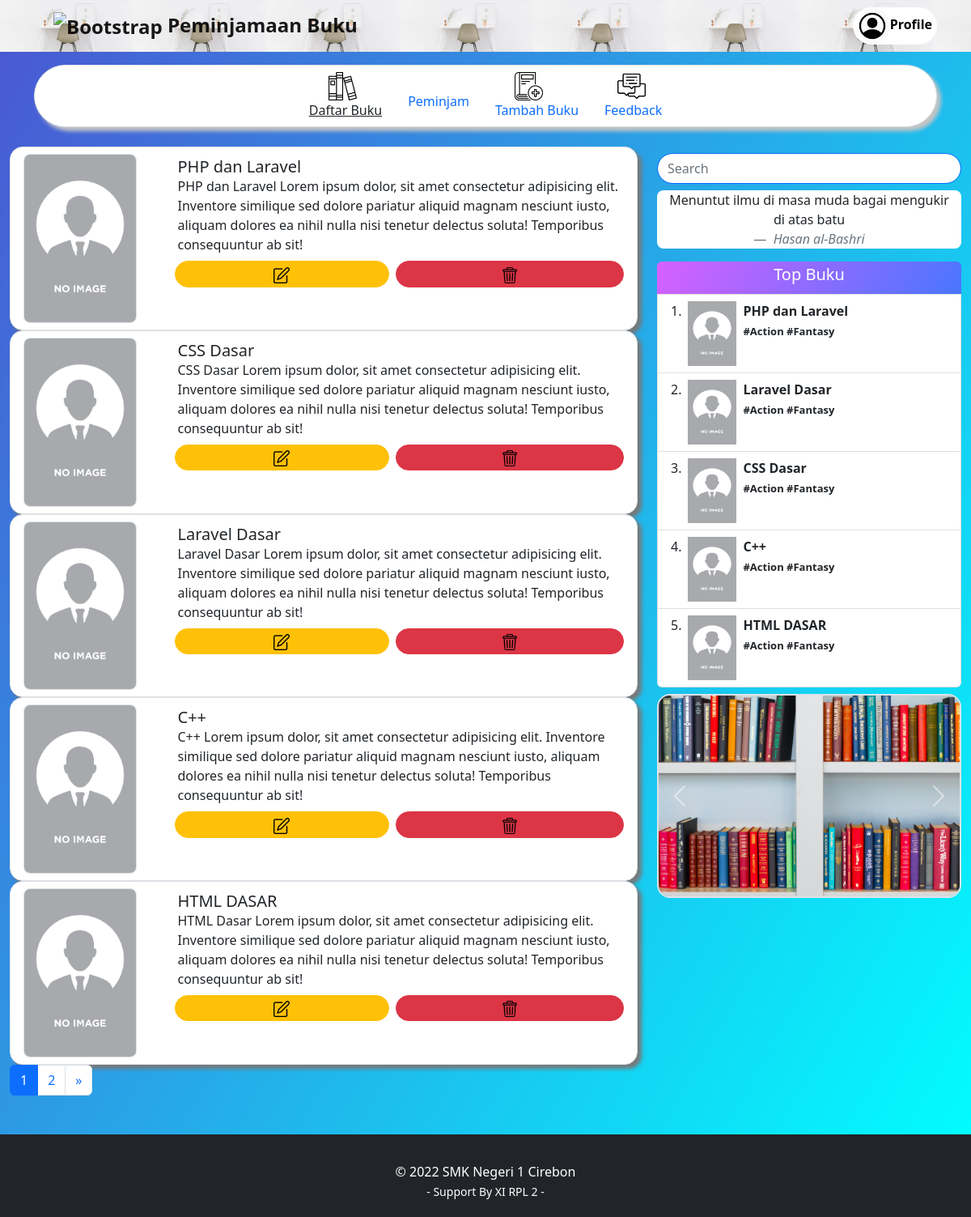
Page /revisi/admin/admin.php (signed in) on the committed database.
### tables this page shows
CREATE TABLE `buku` (
  `id` int(11) NOT NULL,
  `nama` varchar(50) NOT NULL,
  `deskripsi` text DEFAULT NULL,
  `tglTerbit` date NOT NULL,
  `penerbit` varchar(50) NOT NULL,
  `penulis` varchar(50) NOT NULL,
  `gambar` varchar(35) NOT NULL,
  `jumlah` int(50) NOT NULL,
  `jumlah_dipinjam` int(100) NOT NULL
);

### revisi/koneksi.php (called while the page is built, shortened)
<?php
    $conn = mysqli_connect("localhost", "root", "", "perpus_padudung");
    function query($query){
        global $conn;
        $result = mysqli_query($conn, $query);
        $rows = [];
        while( $row = mysqli_fetch_assoc($result) ){
            $rows[] = $row;
        }
        return $rows;
    }
?>

### revisi/admin/admin.php (the view, shortened to what this page needs)
<?php
require '../koneksi.php';
?>
<!doctype html>
<html lang="en">
<head>
  <link href="https://cdn.jsdelivr.net/npm/bootstrap@5.2.3/dist/css/bootstrap.min.css" rel="stylesheet">
  <link rel="stylesheet" href="../css/styleAdmin.css">
</head>
<body>
  <?php include 'header-menu-admin.php'; ?>
  <div class="row m-auto">
    <div class="col-12 col-md-8 mb-3 mt-4">
      <?php
      $jmlDataperHal = 5;
      $jmlData = count(query("SELECT * FROM buku"));
      $jmlHal = ceil($jmlData / $jmlDataperHal);
      $halAktif = ( isset($_GET['hal']) ) ? $_GET['hal'] : 1;
      $awalData = ( $jmlDataperHal * $halAktif ) - $jmlDataperHal;
      ?>
      <?php if ( !isset($_POST['inputCari']) AND !isset($_GET['halCari']) ) : ?>
        <?php foreach (query("SELECT * FROM buku LIMIT $awalData, $jmlDataperHal") as $buku) : ?>
          <ul class="list-buku list-group" id="list">
            <li class="list-buku-item list-group-item bg-white rounded rounded-4 border" style="box-shadow: 5px 5px 5px rgb(120, 120, 120);">
              <div class="row g-1">
                <div class="col-md-3">
                  <img src="../assets/images/<?= $buku['gambar'] ?>" class="img-fluid border rounded rounded-3" width="140rem" alt="...">
                </div>
                <div class="col-md-6 w-75">
                  <div class="card-body p-1">
                    <h5 class="card-title "><?= $buku['nama'] ?></h5>
                    <p class="fw-light fs-6 mb-0"><?= $buku['deskripsi'] ?></p>
                    <div class="d-grid gap-2 px-2 pt-2">
                      <div class="row gap-2">
                        <button class="col btn btn-warning btn-sm rounded-pill text-white p-0" type="button" data-bs-toggle="modal" data-bs-target="#edit<?= $buku['id'] ?>">
                          <img src="../icon/edit1.png" width="20px" alt="">
                        </button>
                        <a href="hapusBuku.php?id=<?= $buku['id'] ?>" class="col btn btn-danger btn-sm rounded-pill">
                          <img src="../icon/bin.png" width="20px" alt="">
                        </a>
                      </div>
                    </div>
                  </div>
                </div>
              </div>
            </li>
          </ul>
        <?php endforeach; ?>
        <nav aria-label="Page navigation example">
          <ul class="pagination">
            <?php for ( $i = 1; $i <= $jmlHal; $i++ ) : ?>
            <li class="page-item <?= $i == $halAktif ? 'active' : '' ?>">
              <a class="page-link" href="?hal=<?= $i ?>">
                <?= $i ?>
              </a>
            </li>
            <?php endfor; ?>
            <?php if ( $halAktif < $jmlHal ) : ?>
            <li class="page-item">
              <a class="page-link" href="?hal=<?= $halAktif + 1 ?>" aria-label="Next">
                <span aria-hidden="true">&raquo;</span>
              </a>
            </li>
            <?php endif; ?>
          </ul>
        </nav>
      <?php endif; ?>
    </div>
    <div class="col-12 col-md-4 mt-4">
      <form action="" method="POST" class="input-group mb-2" role="search">
        <input class="form-control border-primary mt-2 rounded-pill" type="search" placeholder="Search" aria-label="Search" name="inputCari">
      </form>
      <div class="mt-0 mb-3 bg-white rounded-3 px-2">
        <blockquote class="blockquote text-center">
          <p class="" style="font-size: 1rem;">Menuntut ilmu di masa muda bagai mengukir di atas batu</p>
          <footer class="blockquote-footer fs-6"><cite title="Source Title">
              Hasan al-Bashri</cite>
          </footer>
        </blockquote>
      </div>
      <ol class="list-group list-group-numbered">
        <li class="d-flex justify-content-center p-1 bg-white align-items-start rounded-top" style="background: linear-gradient(120deg,#d760ff,#4976ff);">
          <h2 class="text-white fs-5">Top Buku</h2>
        </li>
        <?php
        $bukuTop = query("SELECT * FROM buku ORDER BY jumlah_dipinjam DESC LIMIT 5");
        foreach ($bukuTop as $bT) :
        ?>
          <li class="list-group-item d-flex justify-content-center align-items-start gap-2">
            <div class="me-auto d-flex">
              <img src="../assets/images/<?= $bT['gambar'] ?>" alt="..." width="60rem" height="80rem" class="float-start">
              <div class="fw-semibold ms-2">
                <p class="mb-0" style="font-size: 1rem;"><?= $bT['nama'] ?></p>
                <span class="" style="font-size: small;">#Action #Fantasy</span>
              </div>
            </div>
          </li>
        <?php endforeach; ?>
      </ol>
      <div id="carouselExampleControls" class="carousel slide mt-2" data-bs-ride="carousel">
        <div class="carousel-inner rounded rounded-4 border border-2">
          <div class="carousel-item active">
            <img src="../../../peminjaman_buku/background/bg4.jpg" class="d-block w-100" alt="...">
          </div>
        </div>
        <button class="carousel-control-prev" type="button" data-bs-target="#carouselExampleControls" data-bs-slide="prev">
          <span class="carousel-control-prev-icon" aria-hidden="true"></span>
        </button>
        <button class="carousel-control-next" type="button" data-bs-target="#carouselExampleControls" data-bs-slide="next">
          <span class="carousel-control-next-icon" aria-hidden="true"></span>
        </button>
      </div>
    </div>
  </div>
  <div class="bg-dark mt-3 p-1 pt-2 w-100" id="footer" style="margin-bottom: -2rem;">
    <footer class="main-footer mt-3" style="padding-top: 10px;">
      <div class="text-center">
        <a href="http://smkn1-cirebon.sch.id" class="txt2 hov1 text-decoration-none text-white nav-link disabled" target="_blank">
          © 2022 SMK Negeri 1 Cirebon
        </a>
      </div>
    </footer>
    <p class="text-center text-white"><small>- Support By XI RPL 2 -</small></p>
  </div>
</body>
</html>

### revisi/css/styleAdmin.css (style rules this page uses)
body { background-size: cover; background-attachment: fixed; background: linear-gradient(120deg, #4B56D2, #00ffff ); }

### rows in the picture
buku: gambar (placeholder picture), nama "PHP dan Laravel", deskripsi "PHP dan Laravel Lorem ipsum dolor, sit amet consectetur adipisicing elit. Inventore similique sed dolore pariatur aliquid magnam nesciunt iusto, aliquam dolores ea nihil nulla nisi tenetur delectus soluta! Temporibus consequuntur ab sit!"
buku: gambar (placeholder picture), nama "CSS Dasar", deskripsi "CSS Dasar Lorem ipsum dolor, sit amet consectetur adipisicing elit. Inventore similique sed dolore pariatur aliquid magnam nesciunt iusto, aliquam dolores ea nihil nulla nisi tenetur delectus soluta! Temporibus consequuntur ab sit!"
buku: gambar (placeholder picture), nama "Laravel Dasar", deskripsi "Laravel Dasar Lorem ipsum dolor, sit amet consectetur adipisicing elit. Inventore similique sed dolore pariatur aliquid magnam nesciunt iusto, aliquam dolores ea nihil nulla nisi tenetur delectus soluta! Temporibus consequuntur ab sit!"
buku: gambar (placeholder picture), nama "C++", deskripsi "C++ Lorem ipsum dolor, sit amet consectetur adipisicing elit. Inventore similique sed dolore pariatur aliquid magnam nesciunt iusto, aliquam dolores ea nihil nulla nisi tenetur delectus soluta! Temporibus consequuntur ab sit!"
buku: gambar (placeholder picture), nama "HTML DASAR", deskripsi "HTML Dasar Lorem ipsum dolor, sit amet consectetur adipisicing elit. Inventore similique sed dolore pariatur aliquid magnam nesciunt iusto, aliquam dolores ea nihil nulla nisi tenetur delectus soluta! Temporibus consequuntur ab sit!"
